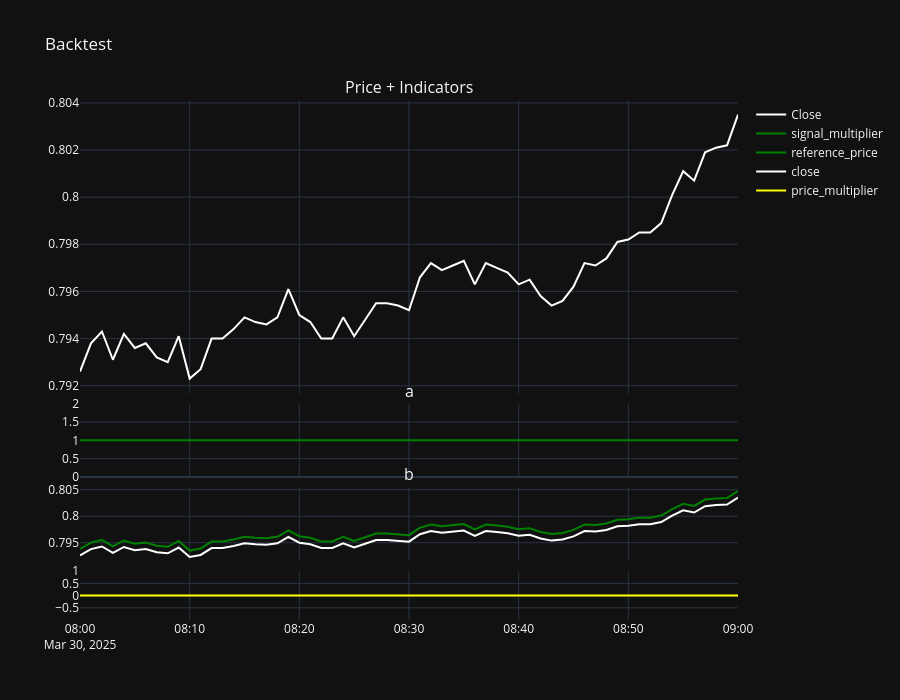

This figure's notebook cell:
### Code cell
import plotly.graph_objects as go
from plotly.subplots import make_subplots

# Grab processed data
candles_df = backtesting_result.processed_data

start_time = "2025-03-30 08:00"
end_time = "2025-03-30 09:00"

filtered_df = candles_df.loc[start_time:end_time]

# Create subplots layout
fig = make_subplots(
    rows=4, cols=1,
    shared_xaxes=True,
    row_heights=[0.60, 0.15, 0.15, 0.1],
    vertical_spacing=0.02,
    subplot_titles=["Price + Indicators", "a", "b"]
)

# Row 1: Close price
fig.add_trace(go.Scatter(
    x=filtered_df.index, y=filtered_df["close"],
    line=dict(color='#FFFFFF', width=2), name='Close'), row=1, col=1)


fig.add_trace(go.Scatter(
    x=filtered_df.index,
    y=filtered_df["signal_multiplier"],
    mode='lines',
    line=dict(color='green', width=2),
    name='signal_multiplier',
    marker=dict(size=6)
), row=2, col=1)

fig.add_trace(go.Scatter(
    x=filtered_df.index,
    y=filtered_df["reference_price"],
    mode='lines',
    line=dict(color='green', width=2),
    name='reference_price',
    marker=dict(size=6)
), row=3, col=1)
fig.add_trace(go.Scatter(
    x=filtered_df.index,
    y=filtered_df["close"],
    mode='lines',
    line=dict(color='white', width=2),
    name='close',
    marker=dict(size=6)
), row=3, col=1)


fig.add_trace(go.Scatter(
    x=filtered_df.index,
    y=filtered_df["price_multiplier"],
    mode='lines',
    line=dict(color='yellow', width=2),
    name='price_multiplier',
    marker=dict(size=6)
), row=4, col=1)


fig.update_layout(
    height=700,
    title="Backtest",
    showlegend=True,
    template="plotly_dark"
)

fig.show()
